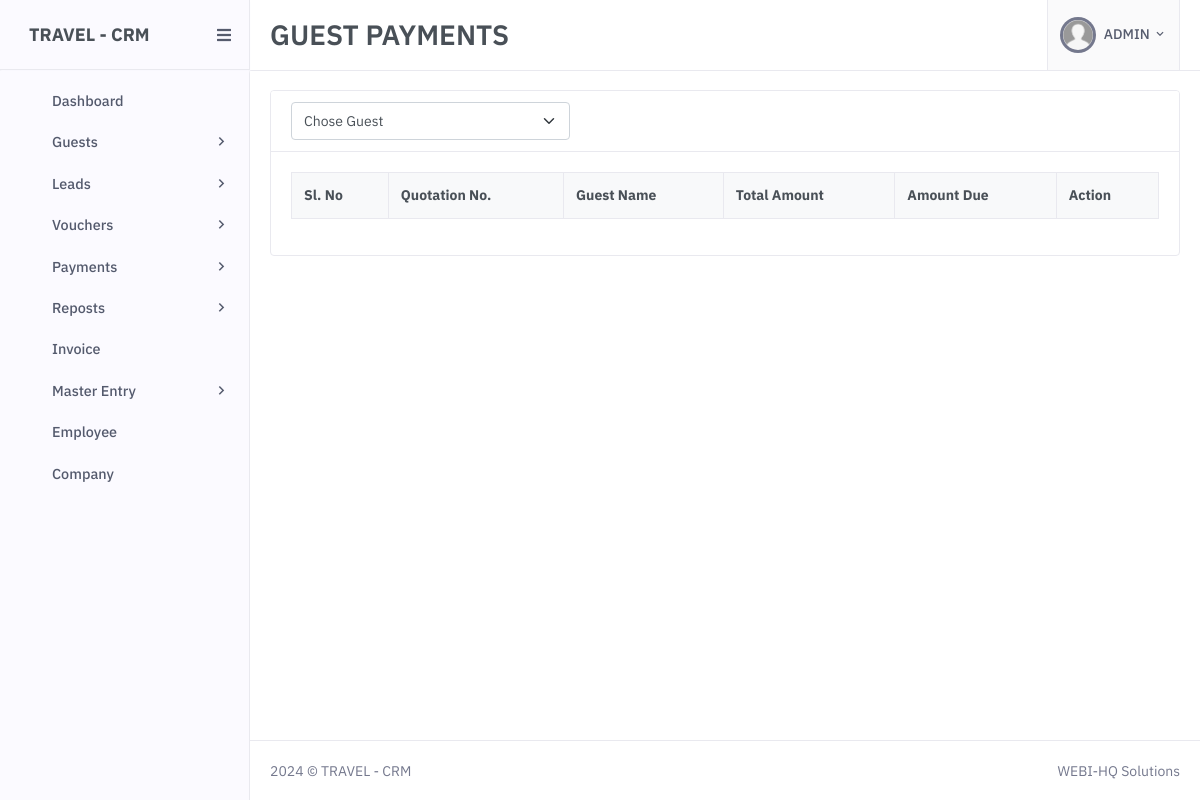
The app's page /payment-guest.php (signed in), older data.
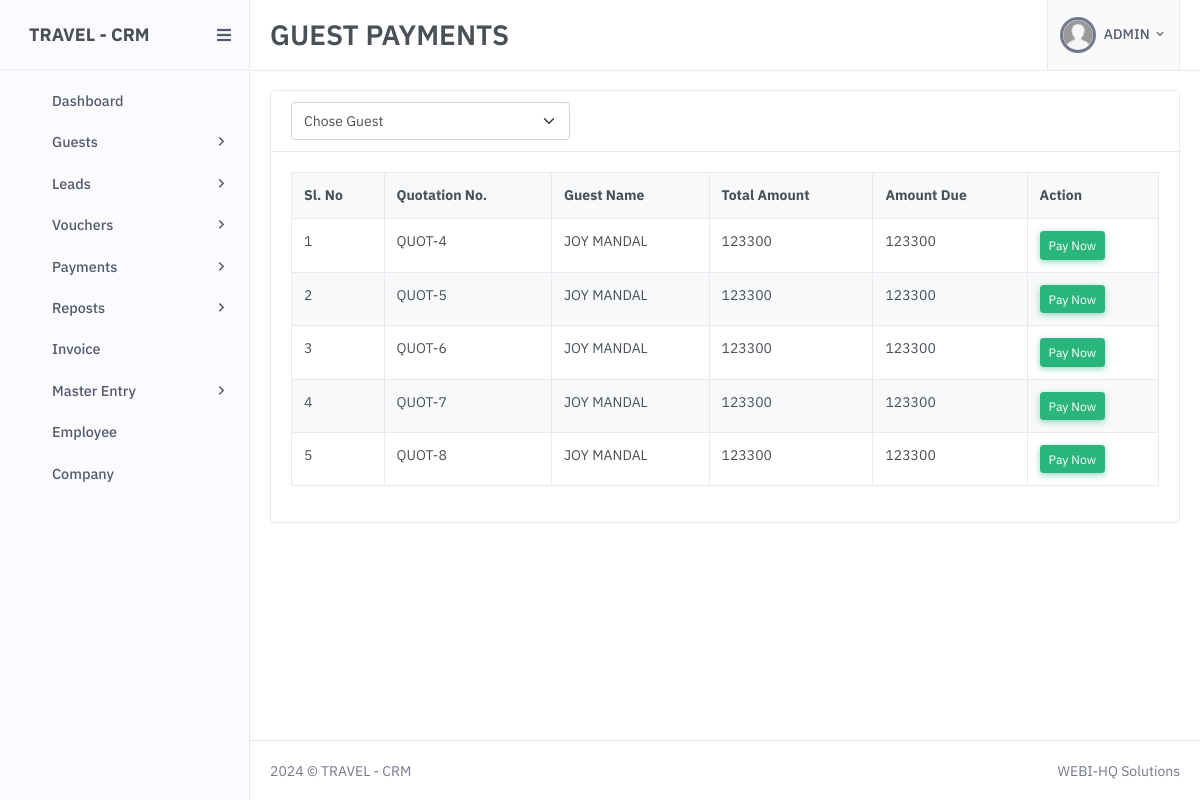
The same page, newer data.
### tables this page shows
CREATE TABLE `tbl_quotation` (
  `id` int(11) NOT NULL,
  `guest_id` varchar(250) NOT NULL,
  `lead_id` varchar(250) NOT NULL,
  `hotel_total` varchar(250) NOT NULL,
  `cab_total` varchar(250) NOT NULL,
  `addon_total` varchar(250) NOT NULL,
  `grand_total` varchar(250) NOT NULL,
  `pack_total` varchar(250) NOT NULL,
  `created_by` varchar(250) NOT NULL,
  `updated_by` varchar(250) NOT NULL,
  `created_at` date NOT NULL,
  `updated_at` date NOT NULL,
  `is_deleted` tinyint(4) NOT NULL DEFAULT 0
);

CREATE TABLE `tbl_guest` (
  `id` int(11) NOT NULL,
  `guest_name` varchar(250) DEFAULT NULL,
  `guest_phone` varchar(250) DEFAULT NULL,
  `altphone` varchar(250) DEFAULT NULL,
  `email` varchar(250) DEFAULT NULL,
  `country` varchar(250) DEFAULT NULL,
  `address` varchar(250) DEFAULT NULL,
  `pincode` varchar(250) DEFAULT NULL,
  `remarks` varchar(250) DEFAULT NULL,
  `created_by` varchar(250) DEFAULT NULL,
  `updated_by` varchar(250) DEFAULT NULL,
  `created_at` date DEFAULT NULL,
  `updated_at` date DEFAULT NULL,
  `is_deleted` tinyint(3) NOT NULL DEFAULT 0
);

### includes/db_config.php (called while the page is built, shortened)
<?php
	$mysqli = mysqli_connect('localhost','root','', 'travel_crm');
	include 'functions.php';
	$thisSoftware 	= 'TRAVEL - CRM';
	$script_ver = '1.1';

### includes/functions.php (called while the page is built, shortened)
<?php
function admin_access( $user_id ){
    global $mysqli;
$query=$mysqli->query('SELECT * FROM `users` WHERE id= "'.$user_id.'" AND role="ADMIN"');
$count= $query->num_rows;
if($count> 0){
return true;
}else{
return false;
}
}
    function getGuestName($id){
        global $mysqli;
        $return='Guest Not Exixt';
        $query=$mysqli->query("SELECT * FROM `tbl_guest` WHERE `id`='$id'");
        if($query->num_rows > 0){
            $fetch=$query->fetch_assoc();
            $return=$fetch['guest_name'];
        }
return $return;
    }
    function getQuotDue($quotation_id){
        global $mysqli;
        $return='Quot Not Exixt';
        $query=$mysqli->query("SELECT SUM(`paid_amount`) AS total_paid FROM `tbl_payment_guest` WHERE `quotation_id`='$quotation_id'");
        if($query->num_rows > 0){
            $fetch=$query->fetch_assoc();
            $return=$fetch['total_paid'];
        }
        return $return;
    }

### payment-guest.php (the view, shortened to what this page needs)
<?php
include 'includes/after_login.php';
$thisPageTitle = 'GUEST PAYMENTS';
$query = $mysqli->query("SELECT * FROM `tbl_quotation` WHERE `is_deleted`=0");
?>
<!doctype html>
<html lang="en">
<head>
    <?php include_once 'includes/style.php' ?>
    <link rel="stylesheet" href="assets/libs/jquery-ui/jquery-ui.css">
</head>
<body>
    <?php include_once 'includes/header.php' ?>
    <div class="main-content" id="miniaresult">
        <div class="page-content">
            <div class="container-fluid">
                <div class="card">
                    <div class="card-header">
                        <div class="row g-3">
                            <div class="col-md-4">
                                <select name="" id="" class="form-select select2">
                                    <option value="">Chose Guest</option>
                                </select>
                            </div>
                        </div>
                    </div>
                    <div class="card-body">
                    <div class="row">
                    <div class="col-12">
                        <div class="table-responsive">
                            <table class="table table-bordered table-striped">
                                <tr>
                                    <th>Sl. No</th>
                                    <th>Quotation No.</th>
                                    <th>Guest Name</th>
                                    <th>Total Amount</th>
                                    <th>Amount Due</th>
                                    <th>Action</th>
                                </tr>
                                <?php $slno = 1;
                                while ($row = $query->fetch_array()) { ?>
                                    <tr>
                                        <td><?php echo $slno;
                                            $slno++ ?></td>
                                        <td><?php echo 'QUOT-' . $row['id'] ?></td>
                                        <td><?php echo getGuestName($row['guest_id']) ?></td>
                                        <td><?php echo $row['pack_total'] ?></td>
                                        <td><?php $paid = getQuotDue($row['id']);
                                            echo $row['pack_total'] - $paid ?></td>
                                        <td><?php $due = $row['pack_total'] - $paid;
                                            if ($due >= 0) { ?><button type="button" onclick="openPayNow(<?php echo $row['id'] ?>,<?php echo $row['guest_id'] ?>,<?php echo $due ?>)" class="btn btn-sm btn-success">Pay Now</button> <?php } else {
                                                                                                                                                                                                                                                                            echo 'paid';
                                                                                                                                                                                                                                                                        } ?></td>
                                    </tr>
                                <?php } ?>
                            </table>
                        </div>
                    </div>
                </div>
                    </div>
                </div>
            </div>
        </div>
    </div>
    <?php include_once 'includes/footer.php' ?>
</body>
</html>

### includes/style.php (shortened to what this page needs)
<link rel="stylesheet" href="assets/libs/select2_4.1/select2.min.css" />
<link rel="stylesheet" href="assets/css/preloader.min.css" type="text/css" />
<link href="assets/css/bootstrap.min.css" id="bootstrap-style" rel="stylesheet" type="text/css" />
<link href="assets/css/icons.min.css" rel="stylesheet" type="text/css" />
<link href="assets/css/app.min.css" id="app-style" rel="stylesheet" type="text/css" />
<link href="assets/css/custom.css?v=<?=$script_ver?>" rel="stylesheet" type="text/css" />
<link href="assets/css/main.css?v=<?=$script_ver?>" rel="stylesheet" type="text/css" />
<link rel="stylesheet" href="assets/dhStyle.css?v=<?=$script_ver?>">

### includes/header.php (shortened to what this page needs)
<div id="layout-wrapper">
    <header id="page-topbar">
    <div class="navbar-header">
    <div class="d-flex">
      <div class="navbar-brand-box border-bottom">
        <a href="dashboard" class="logo logo-dark">
        <span class="logo-lg"> <span class="logo-txt"><?=$thisSoftware?></span> </span>
        </a>
      </div>
      <button type="button" class="btn btn-sm px-3 font-size-16 header-item" id="vertical-menu-btn"> <i class="fa fa-fw fa-bars"></i> </button>
      <h2 class="mb-0 d-flex align-items-center"><?=$thisPageTitle?></h2>
    </div>
    <div class="d-flex">
     <div class="dropdown d-inline-block">
      <button type="button" class="btn header-item bg-soft-light border-start border-end" id="page-header-user-dropdown" data-bs-toggle="dropdown" aria-haspopup="true" aria-expanded="false">
        <img class="rounded-circle header-profile-user" src="images/defaut-profile-pic.jpg" alt="Header Avatar">
        <span class="d-none d-xl-inline-block ms-1 fw-medium"><?php echo isset($_SESSION['login'])?$_SESSION['login']['user_role']:'Guest'; ?></span>
        <i class="mdi mdi-chevron-down d-none d-xl-inline-block"></i>
      </button>
     </div>
    </div>
    </div>
    </header>
    <div class="vertical-menu">
    <div data-simplebar class="h-100">
    <div id="sidebar-menu">
        <ul class="metismenu list-unstyled" id="side-menu">
        <li> <a href="dashboard"><i data-feather="home"></i><span data-key="t-dashboars">Dashboard</span></a></li>
        <li>
         <a href="javascript: void(0);" class="has-arrow"><i data-feather="users"></i><span data-key="t-guest">Guests</span></a>
        </li>
        <li>
         <a href="javascript: void(0);" class="has-arrow"><i data-feather="users"></i><span data-key="t-pages">Leads</span></a>
        </li>
        <li>
         <a href="javascript: void(0);" class="has-arrow"><i data-feather="paperclip"></i><span data-key="t-pages">Vouchers</span></a>
        </li>
        <li>
         <a href="javascript: void(0);" class="has-arrow"><i data-feather="credit-card"></i><span data-key="t-pages">Payments</span></a>
        </li>
        <li>
         <a href="javascript: void(0);" class="has-arrow"><i data-feather="paperclip"></i><span data-key="t-pages">Reposts</span></a>
        </li>
        <li> <a href="invoice"><i data-feather="file"></i><span data-key="t-invoice">Invoice</span></a></li>
        <li>
         <a href="javascript: void(0);" class="has-arrow"><i data-feather="align-justify"></i><span data-key="t-pages">Master Entry</span></a>
        </li>
        <?php if(admin_access($_SESSION['login']['user_id'])){ ?><li> <a href="employee"><i data-feather="user"></i><span data-key="t-employee">Employee</span></a></li><?php } ?>
        <?php if(admin_access($_SESSION['login']['user_id'])){ ?> <li> <a href="company"><i data-feather="settings"></i><span data-key="t-company">Company</span></a></li><?php } ?>
        </ul>
    </div>
    </div>
    </div>

### includes/footer.php (shortened to what this page needs)
<footer class="footer">
  <div class="container-fluid">
    <div class="row">
    <div class="col-sm-6"> <?=date('Y')?>  ©  <?=$thisSoftware?> </div>
    <div class="col-sm-6">
      <div class="text-sm-end d-none d-sm-block">
      <a href="https://webihqsolutions.in/" target="_blank" class="text-secondary font-weight-bold">WEBI-HQ Solutions</a>
      </div>
    </div>
    </div>
  </div>
</footer>

### assets/css/main.css (style rules this page uses)
:root { --fc-daygrid-event-dot-width: 8px; }
:root { --fc-list-event-dot-width: 10px; --fc-list-event-hover-bg-color: #f5f5f5; }

### assets/dhStyle.css (style rules this page uses)
.main-content { overflow:inherit }
.page-content { margin-bottom: 20px; }
.card .card-header { padding: 0.7rem 1.25rem; }

Row changes from the older to the newer data that the page shows:
added tbl_quotation: id "4", guest.guest_name "JOY MANDAL", pack_total "123300", $row['pack_total']-$paid "123300"
added tbl_quotation: id "5", guest.guest_name "JOY MANDAL", pack_total "123300", $row['pack_total']-$paid "123300"
added tbl_quotation: id "6", guest.guest_name "JOY MANDAL", pack_total "123300", $row['pack_total']-$paid "123300"
added tbl_quotation: id "7", guest.guest_name "JOY MANDAL", pack_total "123300", $row['pack_total']-$paid "123300"
added tbl_quotation: id "8", guest.guest_name "JOY MANDAL", pack_total "123300", $row['pack_total']-$paid "123300"
